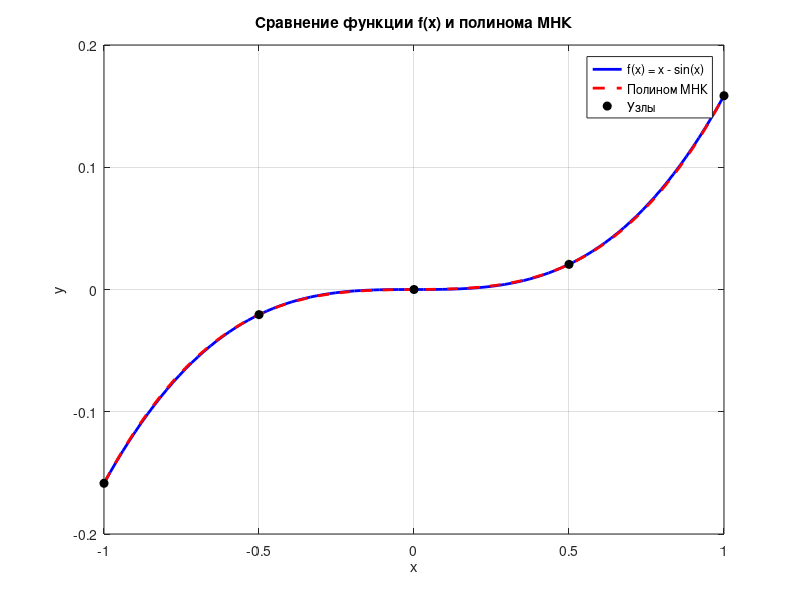

Recreate this plot in MATLAB.
f = @(x) x - sin(x);

% Задание узлов для МНК
x_nodes = [-1, -0.5, 0, 0.5, 1];
y_nodes = f(x_nodes);   

m = 4; % Степень полинома 3, те x^0 = 1, x^1, x^2, x^3
n = 5;  % Количество узлов

Q = zeros(n, m); % Матрица для вычисления коэффициентов

for it = 1:n
    for jt = 1:m
        Q(it, jt) = x_nodes(it)^(jt-1); % Заполнение матрицы Q
    end
end

Q_t = Q';
H = Q' * Q;
b = Q' * y_nodes'; % Вектор правой части
a = H \ b; % Решение системы линейных уравнений
a = a';

f_mnk = @(x) a(1) + a(2)*x + a(3)*x.^2 + a(4)*x.^3; % Полином МНК

% Построение графиков функции f и полинома МНК на интервале [-1, 1]
x_plot = linspace(-1, 1, 100);
y_f = f(x_plot);
y_f_mnk = f_mnk(x_plot);

figure;
plot(x_plot, y_f, 'b-', 'LineWidth', 2); hold on;
plot(x_plot, y_f_mnk, 'r--', 'LineWidth', 2);
plot(x_nodes, y_nodes, 'ko', 'MarkerFaceColor', 'k');  % узлы МНК
legend('f(x) = x - sin(x)', 'Полином МНК', 'Узлы');
xlabel('x');
ylabel('y');
title('Сравнение функции f(x) и полинома МНК');
grid on;
